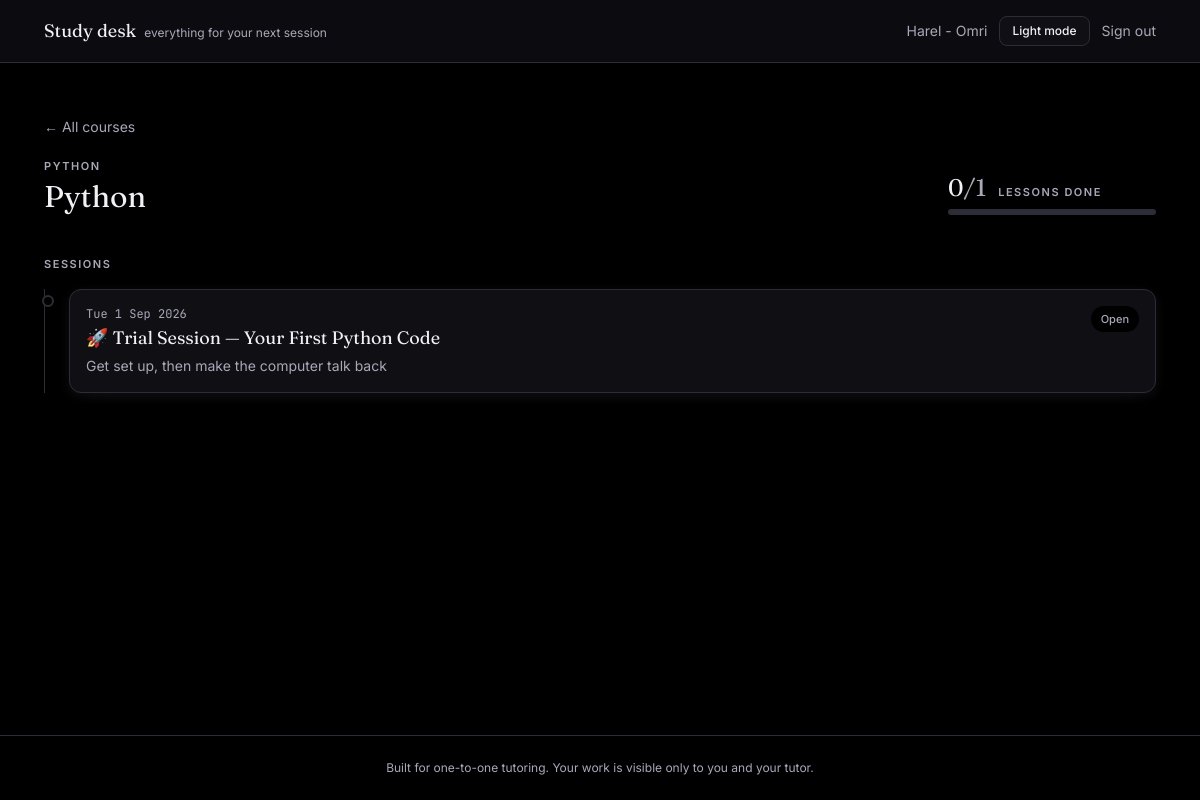
The page /course/python/ (signed in) on the database its author committed.
### accounts/models.py (models this page shows, shortened)
class StudentProfile(models.Model):
    PLATFORMS = [
        ("fiverr", "Fiverr"),
        ("preply", "Preply"),
        ("direct", "Direct / Zoom"),
    ]
    user = models.OneToOneField(
        settings.AUTH_USER_MODEL, on_delete=models.CASCADE, related_name="student_profile"
    )
    display_name = models.CharField(
        max_length=60, help_text="What the student is called in lessons. A first name is enough."
    )
    platform = models.CharField(max_length=20, choices=PLATFORMS, default="direct")
    is_minor = models.BooleanField(
        default=False, help_text="Tick if under 18. Guardian contact is then required."
    )
    guardian_email = models.EmailField(
        blank=True, help_text="Only for students under 18. Leave empty otherwise."
    )
    notes = models.TextField(
        blank=True, help_text="Teaching notes only. Do not store anything sensitive here."
    )
    created_at = models.DateTimeField(auto_now_add=True)
    class Meta:
        ordering = ["display_name"]

### learning/models.py (models this page shows, shortened)
class Course(models.Model):
    SUBJECTS = [
        ("python", "Python"),
        ("data", "Data science"),
        ("ml", "Machine learning / computer vision"),
        ("matlab", "MATLAB"),
        ("robotics", "Arduino / Webots robotics"),
        ("exam", "Exam preparation"),
    ]
    title = models.CharField(max_length=120)
    slug = models.SlugField(unique=True)
    subject = models.CharField(max_length=20, choices=SUBJECTS, default="python")
    description = models.TextField(blank=True)
    is_published = models.BooleanField(
        default=True, help_text="Untick to hide from students while you build it."
    )
    created_at = models.DateTimeField(auto_now_add=True)
    class Meta:
        ordering = ["title"]

class Lesson(models.Model):
    course = models.ForeignKey(Course, on_delete=models.CASCADE, related_name="lessons", null=True, blank=True)
    student = models.ForeignKey(
        settings.AUTH_USER_MODEL, on_delete=models.CASCADE, related_name="personal_lessons",
        null=True, blank=True, help_text="Set for a dated document written for one student.",
    )
    date = models.DateField(null=True, blank=True, help_text="Orders this on the student's timeline.")
    order = models.PositiveIntegerField(default=1, help_text="Position in the course (shared curriculum lessons only).")
    title = models.CharField(max_length=140)
    subtitle = models.CharField(max_length=255, blank=True)
    description = models.TextField(blank=True, help_text="What the student will do this session. (Legacy field — new lessons use markdown_source.)")
    markdown_source = models.TextField(blank=True, help_text="The lesson document. See skills/FORMAT_SPEC.md.")
    meta = models.JSONField(default=dict, blank=True, help_text="Unknown front-matter keys, rendered as header pills.")
    hint_seconds_default = models.PositiveIntegerField(default=20)
    is_published = models.BooleanField(default=True, help_text="Locked (unticked) lessons are invisible to the student.")
    class Meta:
        ordering = ["-date", "order", "id"]
    @property
    def is_document(self):
        return bool(self.markdown_source)

### learning/views.py (the view)
# urls.py: path("course/<slug:slug>/", views.course_detail, name="course_detail"),
@login_required
def course_detail(request, slug):
    course = get_enrolled_course(request.user, slug)
    progress = course_progress(request.user, course)
    return render(request, "learning/course_detail.html", {"course": course, **progress})

### learning/services.py (called while the page is built)
def enrolled_courses(user):
    return Course.objects.filter(
        enrollments__student=user, enrollments__is_active=True, is_published=True
    ).distinct()

def get_enrolled_course(user, slug):
    return get_object_or_404(enrolled_courses(user), slug=slug)

### templates/learning/course_detail.html (shortened to what this page needs)
{% extends "base.html" %}
{% block content %}
<a href="{% url 'dashboard' %}" class="text-sm text-slate-500 hover:text-ink">&larr; All courses</a>
<div class="mt-4 flex flex-col gap-6 sm:flex-row sm:items-end sm:justify-between">
  <div>
    <p class="eyebrow">{{ course.get_subject_display }}</p>
    <h1 class="mt-1 font-display text-3xl">{{ course.title }}</h1>
  </div>
  <div class="sm:w-52">{% include "learning/_meter.html" %}</div>
</div>
{% if document_lessons %}
<p class="eyebrow mt-10">Sessions</p>
<ol class="mt-4 border-l border-line pl-6">
  {% for lesson in document_lessons %}
    <li class="relative pb-6 last:pb-0">
      <span class="absolute -left-[1.68rem] top-1.5 flex h-3 w-3 items-center justify-center rounded-full border-2 {% if lesson.id in done_ids %}border-mint-400 bg-mint-400{% else %}border-line bg-paper{% endif %}"></span>
      <a href="{% url 'lesson_detail' lesson.id %}" class="card block p-4 transition hover:border-mint-400">
        <div class="flex items-start justify-between gap-4">
          <div>
            <p class="font-mono text-xs text-slate-500">{{ lesson.date|date:"D j M Y" }}</p>
            <h2 class="mt-0.5 font-display text-lg">{{ lesson.title }}</h2>
            {% if lesson.subtitle %}<p class="mt-1 line-clamp-2 text-sm text-slate-500">{{ lesson.subtitle }}</p>{% endif %}
          </div>
          <span class="shrink-0 rounded-full px-2.5 py-1 text-[11px] font-medium {% if lesson.id in done_ids %}bg-mint-100 text-teal-700{% else %}bg-paper text-slate-500{% endif %}">
            {% if lesson.id in done_ids %}Done{% else %}Open{% endif %}
          </span>
        </div>
      </a>
    </li>
  {% endfor %}
</ol>
{% endif %}
{% endblock %}

### templates/base.html (shortened to what this page needs)
{% load static %}<!doctype html>
<html lang="en" class="h-full">
<head>
<link rel="stylesheet" href="{% static 'css/app.css' %}">
</head>
<body class="min-h-full flex flex-col">
<header class="border-b border-line bg-card/80 backdrop-blur">
  <div class="mx-auto flex max-w-6xl items-center justify-between px-5 py-4">
    <a href="{% url 'dashboard' %}" class="flex items-baseline gap-2">
      <span class="font-display text-lg text-ink">Study desk</span>
      <span class="hidden text-xs text-slate-500 sm:inline">everything for your next session</span>
    </a>
    <div class="flex items-center gap-3 text-sm">
      {% if user.is_authenticated %}
        <span class="hidden text-slate-500 sm:inline">{{ user.student_profile.display_name|default:user.username }}</span>
      {% endif %}
      <button type="button" data-theme-toggle class="btn-quiet px-3 py-1.5 text-xs">Light mode</button>
      {% if user.is_authenticated %}
        <form method="post" action="{% url 'logout' %}">{% csrf_token %}
          <button class="text-slate-500 hover:text-ink">Sign out</button>
        </form>
      {% endif %}
    </div>
  </div>
</header>
<main id="main" class="mx-auto w-full max-w-6xl flex-1 px-5 py-8 sm:py-12">
  {% block content %}{% endblock %}
</main>
<footer class="border-t border-line py-6 text-center text-xs text-slate-500">
  Built for one-to-one tutoring. Your work is visible only to you and your tutor.
</footer>
</body>
</html>

### rows shown on the page
Course: subject "PYTHON", title "Python"
Lesson: date "Tue 1 Sep 2026", title "🚀 Trial Session — Your First Python Code", subtitle "Get set up, then make the computer talk back", shows "Open"

### other values the page prints
{{ user.student_profile.display_name|default:user.username }} "Harel - Omri"
{{ done }} "0"
{{ total }} "1"
